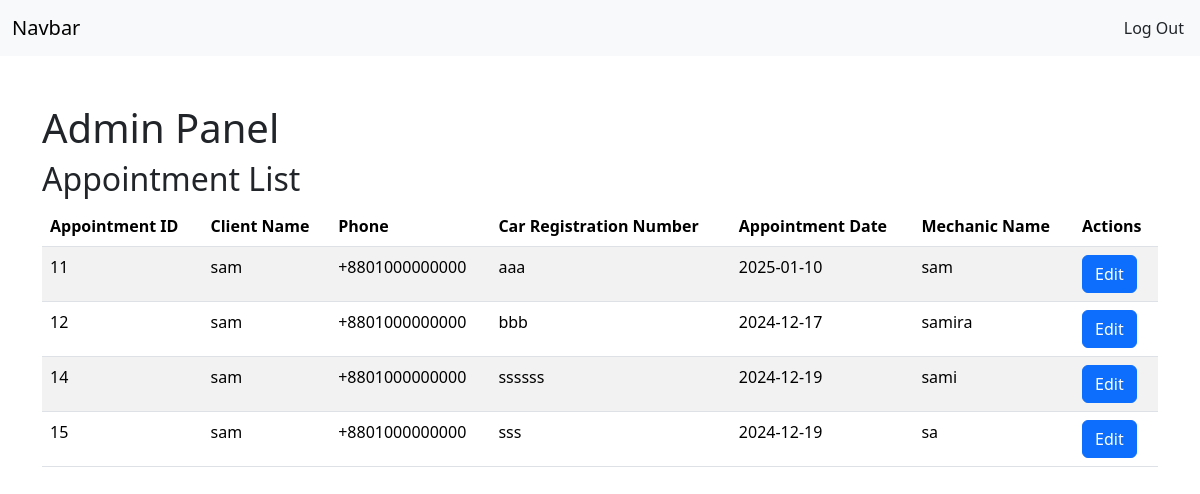
Screenshot of /admin (signed in) with the database file from the repository.
### tables this page shows
CREATE TABLE "clients" (
    id INTEGER PRIMARY KEY AUTOINCREMENT,
    name TEXT NOT NULL,
    email TEXT UNIQUE NOT NULL,
    address TEXT NOT NULL,
    phone TEXT NOT NULL,
    password TEXT NOT NULL
, isadmin name TEXT);

CREATE TABLE "appointments" (
    id INTEGER PRIMARY KEY AUTOINCREMENT,
    client_id INTEGER NOT NULL,
    car_license_number TEXT NOT NULL,
    car_engine_number TEXT NOT NULL,
    mechanic_id INTEGER NOT NULL,
    appointment_date TEXT NOT NULL,
    FOREIGN KEY (client_id) REFERENCES clients (id) ON DELETE CASCADE,
    FOREIGN KEY (mechanic_id) REFERENCES mechanics (id) ON DELETE SET NULL,
    UNIQUE (car_license_number, car_engine_number, appointment_date)
);

CREATE TABLE mechanics (
    id INTEGER PRIMARY KEY AUTOINCREMENT,
    name TEXT NOT NULL
);

### app.py (the view, shortened to what this page needs)
@app.route('/admin', methods=['GET', 'POST'])
def admin():
    if request.method == 'GET':
        if get_role(session['i']):
            appointment = get_all_appointments()
            total = all_mechanics()
            all_infos = []
            data = []
            for i in total:
                data.append((i[0], i[1]))
            for j in appointment:
                client = get_client_info(j[1])
                mecha= get_mecha_name(j[4])[0][0]
                all_infos.append((j[0],client[0][0], client[0][1], j[2], j[3], mecha, j[5]))
            return render_template('admin.html', data= data, all_infos = all_infos)
        return redirect(url_for('login'))

### database/dbconnect.py (called while the page is built)
def db_connection():
    conn = sqlite3.connect(location)
    return conn

def fetch_from_db(query):
    connection = db_connection()
    cursor = connection.cursor()
    cursor.execute(query)
    result = cursor.fetchall()
    return result

def get_mecha_name(id):
    connection = db_connection()
    cursor = connection.cursor()
    query= f"""select name from mechanics where id='{id}';"""
    cursor.execute(query)
    result = cursor.fetchall()
    return result

def get_role(id):
    connection = db_connection()
    cursor = connection.cursor()
    query= f"""select isadmin from clients where id='{id}';"""
    cursor.execute(query)
    result = cursor.fetchall()
    if result[0][0] == 'True':
        return True
    else:
        return False

def get_client_info(id):
    connection = db_connection()
    cursor = connection.cursor()
    query= f"""select name, phone from clients where id='{id}';"""
    cursor.execute(query)
    result = cursor.fetchall()
    return result

### models/appointment.py (called while the page is built)
def get_all_appointments():
    query = """SELECT a.*, m.name FROM appointments a INNER JOIN mechanics m ON a.mechanic_id = m.id"""
    return fetch_from_db(query)

def all_mechanics():
    query = f"""SELECT * FROM mechanics"""
    return fetch_from_db(query)

### templates/admin.html (shortened to what this page needs)
<!DOCTYPE html>
<html lang="en">
<head>
    <link href="https://cdn.jsdelivr.net/npm/bootstrap@5.3.3/dist/css/bootstrap.min.css" rel="stylesheet">
</head>
<body>
    <nav class="navbar bg-body-tertiary">
        <div class="container-fluid">
          <a class="navbar-brand">Navbar</a>
          <form action="/logout" method="POST">
            <button class="nav-link p-1 btn btn-outline-secondary" type="submit">Log Out</button>
          </form>
        </div>
    </nav>
    <div class="container mt-5">
        <h1>Admin Panel</h1>
        <h2>Appointment List</h2>
        <table class="table table-striped">
            <thead>
                <tr>
                    <th>Appointment ID</th>
                    <th>Client Name</th>
                    <th>Phone</th>
                    <th>Car Registration Number</th>
                    <th>Appointment Date</th>
                    <th>Mechanic Name</th>
                    <th>Actions</th>
                </tr>
            </thead>
            <tbody>
                {% for i in all_infos %}
                <tr>
                    <td>{{i[0]}}</td>
                    <td>{{i[1]}}</td>
                    <td>{{i[2]}}</td>
                    <td>{{i[3]}}</td>
                    <td>{{i[6]}}</td>
                    <td>{{i[5]}}</td>
                    <td>
                        <button class="btn btn-primary" onclick="editAppointment(this)">Edit</button>
                    </td>
                </tr>
                {% endfor %}
            </tbody>
        </table>
    </div>
</body>
</html>

### rows the page displays
clients: name "sam" "sam" "sam" "sam", phone "+8801000000000" "+8801000000000" "+8801000000000" "+8801000000000"
appointments: car_license_number "aaa", appointment_date "2025-01-10"
mechanics: name "sam"
appointments: car_license_number "bbb", appointment_date "2024-12-17"
mechanics: name "samira"
appointments: car_license_number "ssssss", appointment_date "2024-12-19"
mechanics: name "sami"
appointments: car_license_number "sss", appointment_date "2024-12-19"
mechanics: name "sa"

### other values shown
{{ i[0] }} "11" "12" "14" "15"
